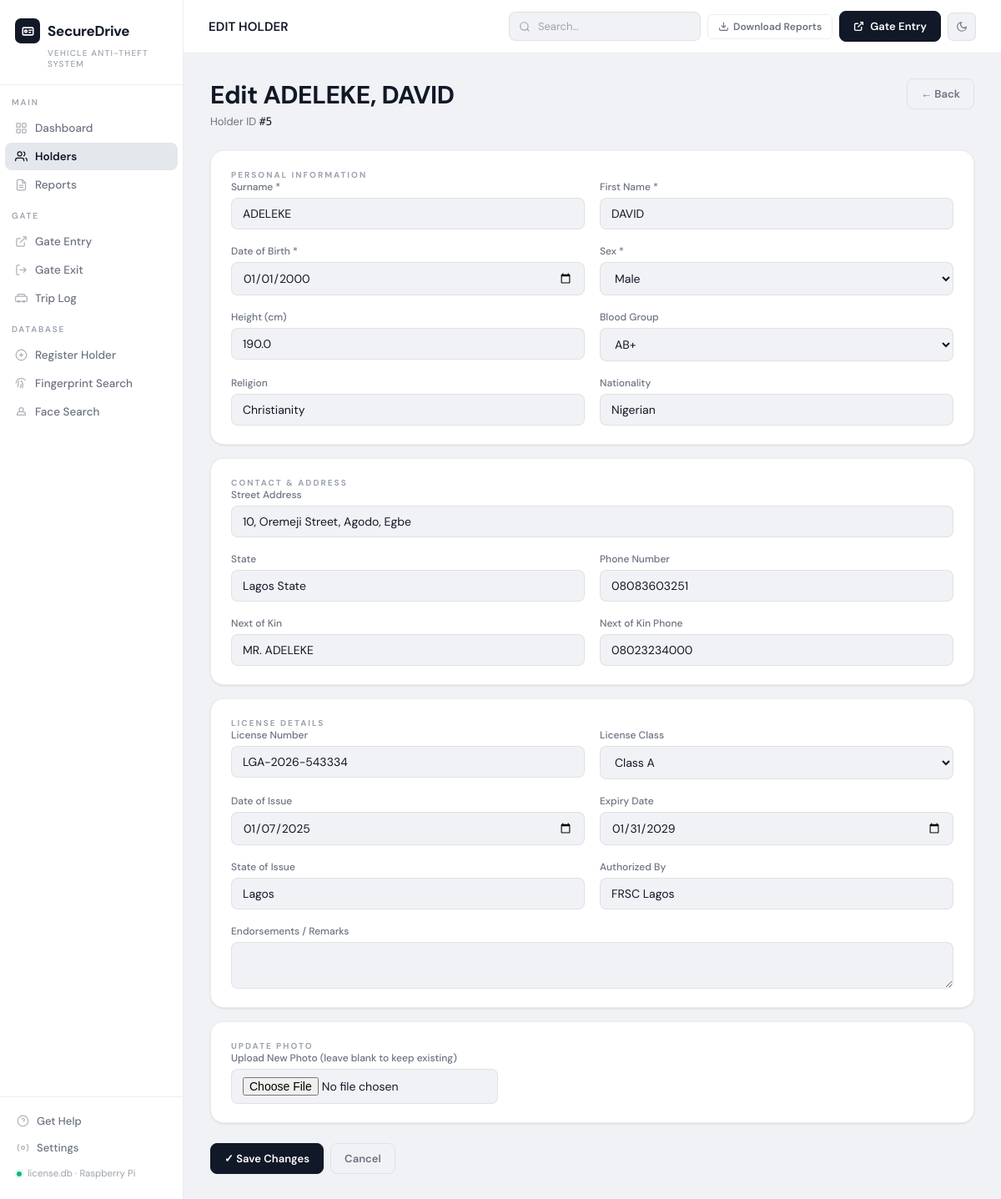
/holders/5/edit, run on the app's committed database.
### tables this page shows
CREATE TABLE holders (
            id                  INTEGER PRIMARY KEY AUTOINCREMENT,
            surname             TEXT NOT NULL,
            first_name          TEXT NOT NULL,
            date_of_birth       TEXT NOT NULL,
            sex                 TEXT CHECK(sex IN ('M', 'F')),
            height_cm           REAL,
            blood_group         TEXT,
            street_address      TEXT,
            state               TEXT,
            phone_number        TEXT,
            next_of_kin         TEXT,
            next_of_kin_phone   TEXT,
            religion            TEXT,
            nationality         TEXT,
            created_at          TEXT DEFAULT (datetime('now')),
            updated_at          TEXT DEFAULT (datetime('now'))
        );

CREATE TABLE licenses (
            id                  INTEGER PRIMARY KEY AUTOINCREMENT,
            holder_id           INTEGER NOT NULL,
            license_number      TEXT UNIQUE NOT NULL,
            date_of_issue       TEXT NOT NULL,
            expiry_date         TEXT NOT NULL,
            license_class       TEXT NOT NULL,
            state_of_issue      TEXT NOT NULL,
            endorsements        TEXT,
            authorized_by       TEXT,
            created_at          TEXT DEFAULT (datetime('now')),
            FOREIGN KEY (holder_id) REFERENCES holders(id)
        );

### app.py (the view, shortened to what this page needs)
@app.route("/holders/<int:holder_id>/edit", methods=["GET", "POST"])
def edit_holder(holder_id):
    record = db.get_full_record(holder_id)
    if not record:
        flash("Holder not found.", "error")
        return redirect(url_for("holders"))
    return render_template("edit_holder.html", record=record)

### app.py (called while the page is built)
@app.context_processor
def inject_now():
    return {"now": datetime.now().strftime("%Y-%m-%d")}

### database.py (called while the page is built)
def get_connection():
    conn = sqlite3.connect(DB_PATH)
    conn.row_factory = sqlite3.Row
    return conn

def get_full_record(holder_id):
    conn = get_connection()
    c = conn.cursor()
    c.execute("""
        SELECT h.*, l.license_number, l.date_of_issue, l.expiry_date,
               l.license_class, l.state_of_issue, l.endorsements, l.authorized_by
        FROM holders h
        LEFT JOIN licenses l ON h.id = l.holder_id
        WHERE h.id=?
    """, (holder_id,))
    row = c.fetchone()
    conn.close()
    return dict(row) if row else None

### templates/edit_holder.html (shortened to what this page needs)
{% extends "base.html" %}
{% block topbar_title %}EDIT HOLDER{% endblock %}
{% block content %}
<div class="page-header">
    <div>
        <div class="page-title">Edit <span>{{ record.surname }}, {{ record.first_name }}</span></div>
        <div class="text-dim" style="font-size:13px;margin-top:4px">Holder ID <span class="mono text-gold">#{{ record.id }}</span></div>
    </div>
    <a href="{{ url_for('view_holder', holder_id=record.id) }}" class="btn btn-outline">← Back</a>
</div>
<form method="POST" enctype="multipart/form-data">
    <div class="card">
        <div class="card-title">Personal Information</div>
        <div class="form-grid">
            <div class="form-group">
                <label>Surname *</label>
                <input type="text" name="surname" required value="{{ record.surname }}">
            </div>
            <div class="form-group">
                <label>First Name *</label>
                <input type="text" name="first_name" required value="{{ record.first_name }}">
            </div>
            <div class="form-group">
                <label>Date of Birth *</label>
                <input type="date" name="date_of_birth" required value="{{ record.date_of_birth }}">
            </div>
            <div class="form-group">
                <label>Sex *</label>
                <select name="sex" required>
                    <option value="M" {% if record.sex == 'M' %}selected{% endif %}>Male</option>
                </select>
            </div>
            <div class="form-group">
                <label>Height (cm)</label>
                <input type="number" name="height_cm" step="0.1" value="{{ record.height_cm or '' }}">
            </div>
            <div class="form-group">
                <label>Blood Group</label>
                <select name="blood_group">
                    {% for bg in ['A+','A-','B+','B-','AB+','AB-','O+','O-'] %}
                        <option value="{{ bg }}" {% if record.blood_group == bg %}selected{% endif %}>{{ bg }}</option>
                    {% endfor %}
                </select>
            </div>
            <div class="form-group">
                <label>Religion</label>
                <input type="text" name="religion" value="{{ record.religion or '' }}">
            </div>
            <div class="form-group">
                <label>Nationality</label>
                <input type="text" name="nationality" value="{{ record.nationality or '' }}">
            </div>
        </div>
    </div>
    <div class="card mt-4">
        <div class="card-title">Contact & Address</div>
        <div class="form-grid">
            <div class="form-group form-full">
                <label>Street Address</label>
                <input type="text" name="street_address" value="{{ record.street_address or '' }}">
            </div>
            <div class="form-group">
                <label>State</label>
                <input type="text" name="state" value="{{ record.state or '' }}">
            </div>
            <div class="form-group">
                <label>Phone Number</label>
                <input type="tel" name="phone_number" value="{{ record.phone_number or '' }}">
            </div>
            <div class="form-group">
                <label>Next of Kin</label>
                <input type="text" name="next_of_kin" value="{{ record.next_of_kin or '' }}">
            </div>
            <div class="form-group">
                <label>Next of Kin Phone</label>
                <input type="tel" name="next_of_kin_phone" value="{{ record.next_of_kin_phone or '' }}">
            </div>
        </div>
    </div>
    <div class="card mt-4">
        <div class="card-title">License Details</div>
        <div class="form-grid">
            <div class="form-group">
                <label>License Number</label>
                <input type="text" name="license_number" value="{{ record.license_number or '' }}" class="mono">
            </div>
            <div class="form-group">
                <label>License Class</label>
                <select name="license_class">
                    {% for cls in ['A','B','C','D','E','F'] %}
                        <option value="{{ cls }}" {% if record.license_class == cls %}selected{% endif %}>Class {{ cls }}</option>
                    {% endfor %}
                </select>
            </div>
            <div class="form-group">
                <label>Date of Issue</label>
                <input type="date" name="date_of_issue" value="{{ record.date_of_issue or '' }}">
            </div>
            <div class="form-group">
                <label>Expiry Date</label>
                <input type="date" name="expiry_date" value="{{ record.expiry_date or '' }}">
            </div>
            <div class="form-group">
                <label>State of Issue</label>
                <input type="text" name="state_of_issue" value="{{ record.state_of_issue or '' }}">
            </div>
            <div class="form-group">
                <label>Authorized By</label>
                <input type="text" name="authorized_by" value="{{ record.authorized_by or '' }}">
            </div>
            <div class="form-group form-full">
                <label>Endorsements / Remarks</label>
                <textarea name="endorsements" rows="2">{{ record.endorsements or '' }}</textarea>
            </div>
        </div>
    </div>
    <div class="card mt-4">
        <div class="card-title">Update Photo</div>
        <div class="form-group" style="max-width:320px">
            <label>Upload New Photo (leave blank to keep existing)</label>
            <input type="file" name="photo" accept="image/*" id="photoInput">
        </div>
    </div>
    <div class="flex gap-2 mt-6">
        <button type="submit" class="btn btn-gold">✓ Save Changes</button>
        <a href="{{ url_for('view_holder', holder_id=record.id) }}" class="btn btn-outline">Cancel</a>
    </div>
</form>
{% endblock %}

### templates/base.html (style rules this page uses)
:root { --bg:#f0f2f5; --bg-2:#e4e7eb; --surface:#ffffff; --surface-2:#f9fafb; --surface-hover:#f3f4f6; --border:rgba(0,0,0,0.07); --border-strong:rgba(0,0,0,0.15); --border-subtle:rgba(0,0,0,0.04); --text:#111827; --text-dim:#6b7280; --text-mute:#9ca3af; --gold:#111827; --gold-soft:#374151; --gold-deep:#374151; --gold-wash:rgba(17,24,39,0.06); --red:#ef4444; --red-wash:rgba(239,68,68,0.08); --green:#10b981; --green-wash:rgba(16,185,129,0.09); --amber:#f59e0b; --amber-wash:rgba(245,158,11,0.09); --blue:#3b82f6; --blue-wash:rgba(59,130,246,0.09); --shadow-sm:0 1px 3px rgba(0,0,0,0.06),0 1px 2px rgba(0,0,0,0.04); --shadow:0 4px 18px rgba(0,0,0,0.08),0 2px 6px rgba(0,0,0,0.04); }
* { margin:0; padding:0; box-sizing:border-box; }
html, body { height:100%; }
body { font-family:'DM Sans', sans-serif; background:var(--bg); color:var(--text); min-height:100vh; display:flex; -webkit-font-smoothing:antialiased; transition:background 0.2s, color 0.2s; }
.page-header { display:flex; align-items:flex-start; justify-content:space-between; margin-bottom:26px; gap:20px; }
.card { background:var(--surface); border:1px solid var(--border); border-radius:16px; padding:22px 24px; box-shadow:var(--shadow-sm); }
.card-title { font-size:10px; letter-spacing:2px; text-transform:uppercase; color:var(--text-mute); font-weight:700; }
.btn { display:inline-flex; align-items:center; gap:7px; padding:9px 16px; border-radius:8px; font-family:'DM Sans', sans-serif; font-size:13px; font-weight:600; text-decoration:none; border:1px solid transparent; cursor:pointer; transition:all 0.14s; letter-spacing:0.05px; white-space:nowrap; }
.btn-gold { background:var(--text); color:var(--surface); border-color:var(--text); }
.btn-outline { background:transparent; border:1px solid var(--border); color:var(--text-dim); }
.form-grid { display:grid; grid-template-columns:1fr 1fr; gap:18px; }
.form-full { grid-column:1 / -1; }
.form-group { display:flex; flex-direction:column; gap:5px; }
.form-group label { font-size:12px; color:var(--text-dim); font-weight:500; }
.form-group input, .form-group select, .form-group textarea { background:var(--bg); border:1px solid var(--border); border-radius:8px; padding:9px 13px; color:var(--text); font-family:'DM Sans', sans-serif; font-size:14px; outline:none; transition:border 0.15s, box-shadow 0.15s; }
.form-group select option { background:var(--surface); color:var(--text); }
.mono { font-family:'DM Mono', monospace; }
.text-gold { color:var(--text); }
.text-dim { color:var(--text-dim); }
.flex { display:flex; }
.gap-2 { gap:8px; }
.mt-4 { margin-top:16px; }
.mt-6 { margin-top:24px; }
.page-title { font-size:30px; font-weight:700; color:var(--text); letter-spacing:-0.4px; }
.sidebar, .topbar, .card, .stat-card, .action-tile, .expiry-bucket, .badge, .btn, .icon-btn, .search-bar, .date-chip, .nav-item, .sidebar-footer-item, .form-group input, .form-group select, .form-group textarea, .table-wrap, tbody tr, td .avatar-sm, .logo-icon { transition: background 0.2s ease, color 0.2s ease, border-color 0.2s ease, box-shadow 0.2s ease; }

### data on the page
holders: surname "ADELEKE", first_name "DAVID", id "5", date_of_birth "01/01/2000", sex "Male", height_cm "190.0", blood_group "AB+", religion "Christianity", nationality "Nigerian", street_address "10, Oremeji Street, Agodo, Egbe", state "Lagos State", phone_number "08083603251", next_of_kin "MR. ADELEKE", next_of_kin_phone "08023234000"
licenses: license_number "LGA-2026-543334", license_class "Class A", date_of_issue "01/07/2025", expiry_date "01/31/2029", state_of_issue "Lagos", authorized_by "FRSC Lagos"
